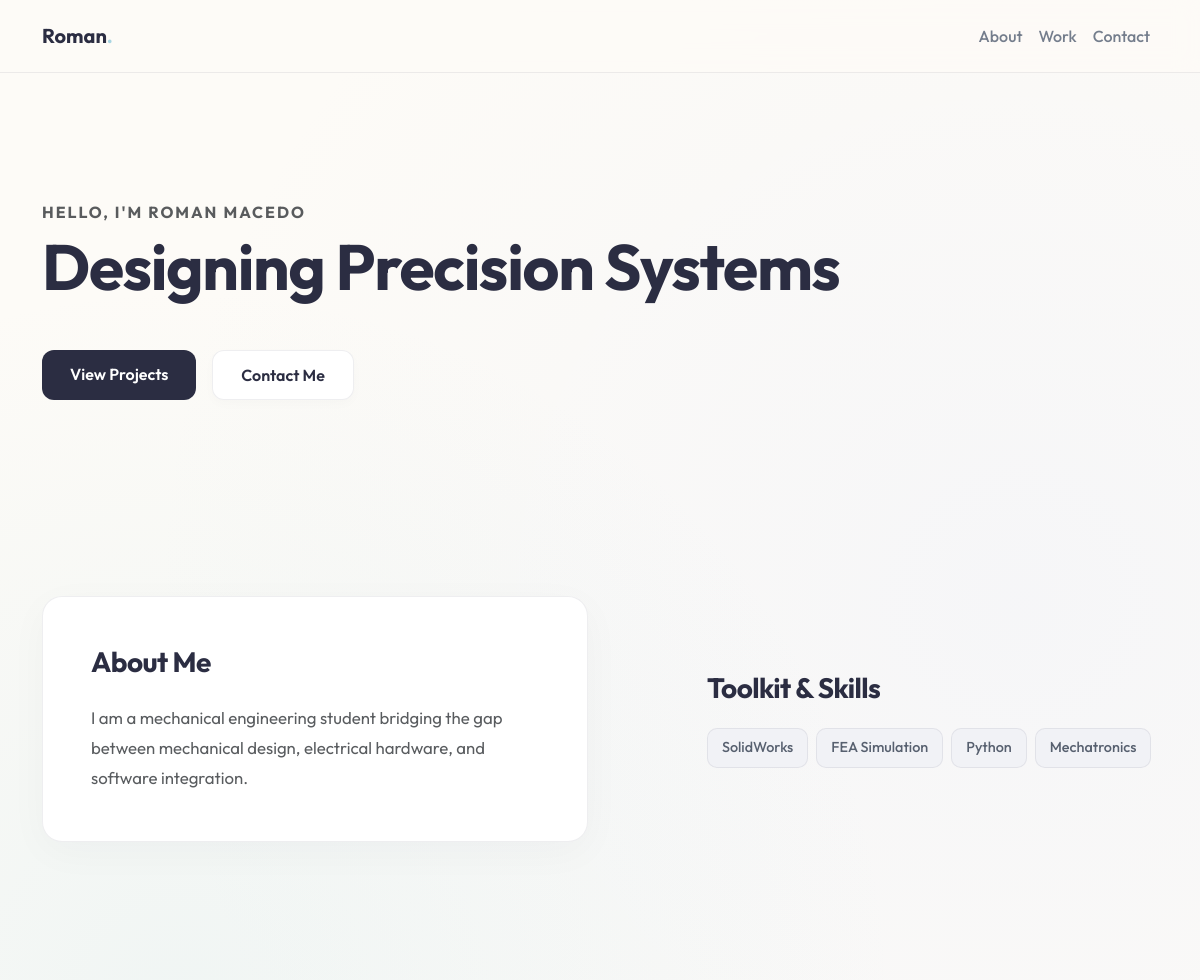
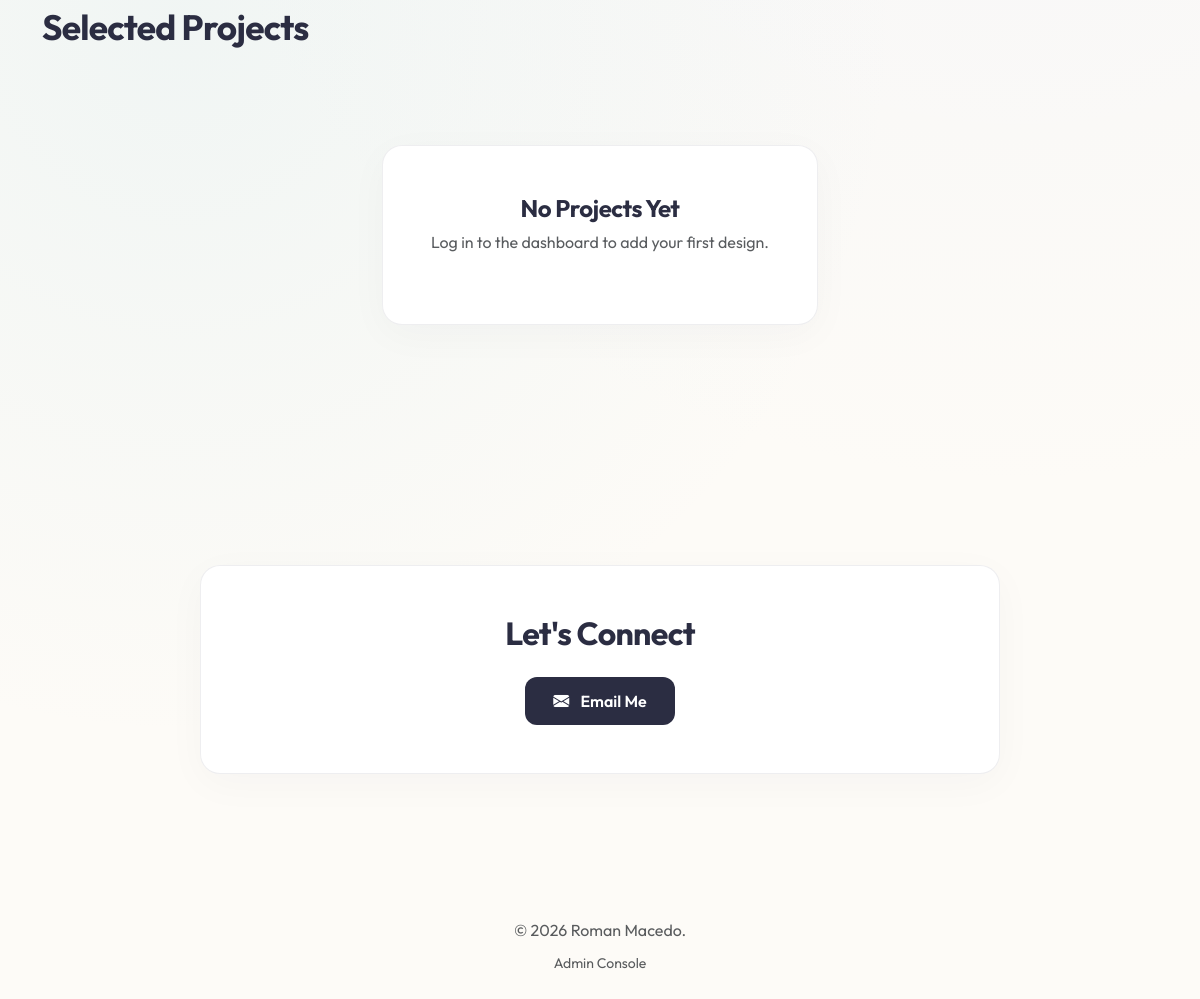
The page / on the database its author committed (2 pictures, top to bottom).
### app.py (models this page shows)
class Profile(db.Model):
    id = db.Column(db.Integer, primary_key=True)
    name = db.Column(db.String(100), default="Roman Macedo")
    tagline = db.Column(db.String(200), default="Designing Precision Systems")
    about = db.Column(db.Text, default="I am a mechanical engineering student bridging the gap between mechanical design, electrical hardware, and software integration.")
    skills = db.Column(db.String(300), default="SolidWorks, FEA Simulation, Python, Mechatronics")
    email = db.Column(db.String(100), default="your.email@example.com")
    linkedin = db.Column(db.String(200), default="#")
    resume_file = db.Column(db.String(200))

### app.py (the view)
@app.route('/')
def index():
    profile = Profile.query.first()
    projects = Project.query.order_by(Project.id.desc()).all()
    skills_list = [s.strip() for s in profile.skills.split(',')] if profile and profile.skills else []
    return render_template('index.html', profile=profile, projects=projects, skills_list=skills_list)

### templates/index.html (shortened to what this page needs)
{% extends 'base.html' %}
{% block content %}
<div class="py-5 my-5 d-flex align-items-center" style="min-height: 50vh;">
    <div>
        <p class="fw-bold mb-2 text-muted" style="letter-spacing: 2px; text-transform: uppercase;">HELLO, I'M {{ profile.name }}</p>
        <h1 class="display-3 fw-bold mb-4" style="line-height: 1.1;">{{ profile.tagline }}</h1>
        <div class="d-flex gap-3 mt-5">
            <a href="#work" class="btn btn-custom">View Projects</a>
            <a href="#contact" class="btn btn-outline-custom">Contact Me</a>
        </div>
    </div>
</div>
<section id="about" class="py-5 mt-5">
    <div class="row align-items-center">
        <div class="col-lg-6 mb-5 mb-lg-0">
            <div class="p-5 card-soft">
                <h3 class="fw-bold mb-4">About Me</h3>
                <div class="text-muted" style="line-height: 1.8; white-space: pre-wrap; font-size: 1.05rem;">{{ profile.about }}</div>
            </div>
        </div>
        <div class="col-lg-5 offset-lg-1">
            <h3 class="fw-bold mb-4">Toolkit & Skills</h3>
            <div class="d-flex flex-wrap gap-2">
                {% for skill in skills_list %}
                    <span class="badge-pastel">{{ skill }}</span>
                {% else %}
                    <span class="badge-pastel">Skills not added yet</span>
                {% endfor %}
            </div>
        </div>
    </div>
</section>
<section id="work" class="py-5 mt-5">
    <h2 class="section-title">Selected Projects</h2>
    <div class="row g-4 pb-5">
        {% for project in projects %}
        <div class="col-md-6 col-lg-4">
            <div class="card card-soft card-project" onclick="window.location.href='{{ url_for('project_detail', id=project.id) }}'">
                <div class="card-img-container" style="height: 240px;">
                    {% if project.image_file %}
                        <img src="{{ url_for('serve_file', filename=project.image_file) }}" class="card-img-top w-100 h-100" style="object-fit: cover;" alt="{{ project.title }}">
                    {% else %}
                        <div class="d-flex align-items-center justify-content-center h-100 text-muted">No Image</div>
                    {% endif %}
                </div>
                <div class="card-body p-4 d-flex flex-column">
                    <div class="mb-3">
                        <span class="text-muted fw-bold small text-uppercase" style="letter-spacing: 1px;">{{ project.skills }}</span>
                    </div>
                    <h5 class="fw-bold mb-3">{{ project.title }}</h5>
                    <p class="text-muted mb-4" style="display: -webkit-box; -webkit-line-clamp: 3; -webkit-box-orient: vertical; overflow: hidden; font-size: 0.95rem;">
                        {{ project.description }}
                    </p>
                    <div class="mt-auto pt-3 border-top">
                        <span class="fw-bold small d-flex align-items-center gap-2" style="color: #4a6fa5;">
                            View Details <i class="bi bi-arrow-right"></i>
                        </span>
                    </div>
                </div>
            </div>
        </div>
        {% else %}
        <div class="col-12 text-center py-5">
            <div class="p-5 card-soft d-inline-block text-center mx-auto" style="max-width: 500px;">
                <h4 class="fw-bold">No Projects Yet</h4>
                <p class="text-muted">Log in to the dashboard to add your first design.</p>
            </div>
        </div>
        {% endfor %}
    </div>
</section>
<section id="contact" class="py-5 my-5">
    <div class="card-soft p-5 text-center mx-auto" style="max-width: 800px;">
        <h2 class="fw-bold mb-4">Let's Connect</h2>
        <div class="d-flex justify-content-center flex-wrap gap-3 mt-4">
            {% if profile.email %}
                <a href="mailto:{{ profile.email }}" class="btn btn-custom"><i class="bi bi-envelope-fill me-2"></i> Email Me</a>
            {% endif %}
        </div>
    </div>
</section>
{% endblock %}

### templates/base.html (shortened to what this page needs)
<!DOCTYPE html>
<html lang="en">
<head>
    <link href="https://cdn.jsdelivr.net/npm/bootstrap@5.3.0/dist/css/bootstrap.min.css" rel="stylesheet">
    <link rel="stylesheet" href="https://cdn.jsdelivr.net/npm/bootstrap-icons@1.11.1/font/bootstrap-icons.css">
    <link rel="stylesheet" href="{{ url_for('static', filename='css/style.css') }}">
</head>
<body>
    <nav class="navbar navbar-expand-lg fixed-top py-3">
        <div class="container">
            <a class="navbar-brand fw-bold" href="{{ url_for('index') }}" style="color: var(--text-main);">
                {{ profile.name.split()[0] if profile else 'Port' }}<span style="color: #a8d5e2;">.</span>
            </a>
            <div class="collapse navbar-collapse" id="navMenu">
                <ul class="navbar-nav ms-auto">
                    <li class="nav-item"><a class="nav-link" href="{{ url_for('index') }}#about">About</a></li>
                    <li class="nav-item"><a class="nav-link" href="{{ url_for('index') }}#work">Work</a></li>
                    <li class="nav-item"><a class="nav-link" href="{{ url_for('index') }}#contact">Contact</a></li>
                </ul>
            </div>
        </div>
    </nav>
    <div class="container" style="margin-top: 100px; min-height: 80vh;">
        <div class="fade-in-section">
            {% block content %}{% endblock %}
        </div>
    </div>
    <footer class="text-center py-5 mt-5">
        <p class="text-muted mb-2">&copy; 2026 {{ profile.name if profile else 'Engineer' }}.</p>
        <a href="{{ url_for('login') }}" class="text-muted text-decoration-none small">Admin Console</a>
    </footer>
</body>
</html>

### static/css/style.css (style rules this page uses)
:root { --bg-color: #Fdfbf7; --text-main: #2b2d42; --text-muted: #747d8c; --pastel-blue: #a8d5e2; --pastel-peach: #f9a03f; --pastel-lavender: #cddafd; --pastel-sage: #b3c99c; --card-bg: #ffffff; --border-color: rgba(43, 45, 66, 0.08); }
body { background-color: var(--bg-color); color: var(--text-main); font-family: 'Outfit', -apple-system, BlinkMacSystemFont, sans-serif; overflow-x: hidden; -webkit-font-smoothing: antialiased; scroll-behavior: smooth; background-image: radial-gradient(circle at 15% 50%, rgba(168, 213, 226, 0.15) 0%, transparent 50%), radial-gradient(circle at 85% 30%, rgba(205, 218, 253, 0.15) 0%, transparent 50%); background-attachment: fixed; }
h1, h2, h3, h4, h5, h6 { font-weight: 700; letter-spacing: -0.02em; }
.navbar { background: rgba(253, 251, 247, 0.85) !important; backdrop-filter: blur(12px); -webkit-backdrop-filter: blur(12px); border-bottom: 1px solid var(--border-color); }
.nav-link { font-weight: 500; color: var(--text-muted) !important; transition: color 0.3s ease; }
.card-soft { background: var(--card-bg); border: 1px solid var(--border-color); border-radius: 20px; box-shadow: 0 10px 40px rgba(43, 45, 66, 0.03); transition: all 0.4s ease; height: 100%; overflow: hidden; }
.btn-custom { background-color: var(--text-main); color: #ffffff; border: none; border-radius: 12px; padding: 12px 28px; font-weight: 600; transition: all 0.3s ease; }
.btn-outline-custom { background-color: #ffffff; color: var(--text-main); border: 1px solid var(--border-color); border-radius: 12px; padding: 12px 28px; font-weight: 600; transition: all 0.3s ease; box-shadow: 0 4px 12px rgba(43, 45, 66, 0.02); }
.badge-pastel { background-color: #f1f2f6; color: #57606f; padding: 8px 14px; border-radius: 10px; font-weight: 500; font-size: 0.9rem; border: 1px solid var(--border-color); }
.section-title { font-size: 2.2rem; font-weight: 700; margin-bottom: 3rem; color: var(--text-main); }

### rows shown on the page
Profile: name "Roman", name "ROMAN MACEDO", tagline "Designing Precision Systems", about "I am a mechanical engineering student bridging the gap between mechanical design, electrical hardware, and software integration.", name "Roman Macedo"

### other values the page prints
{{ skill }} "SolidWorks" "FEA Simulation" "Python" "Mechatronics"
